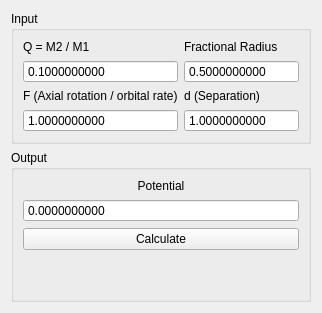
          <widget class="QWidget" name="tab_10">
           <attribute name="title">
            <string>Radius to Potential</string>
           </attribute>
           <layout class="QGridLayout" name="gridLayout_31">
            <item row="1" column="0">
             <widget class="QGroupBox" name="groupBox_22">
              <property name="title">
               <string>Output</string>
              </property>
              <layout class="QGridLayout" name="gridLayout_29">
               <item row="0" column="0">
                <layout class="QVBoxLayout" name="verticalLayout">
                 <item>
                  <widget class="QLabel" name="label_13">
                   <property name="text">
                    <string>Potential</string>
                   </property>
                   <property name="alignment">
                    <set>Qt::AlignCenter</set>
                   </property>
                  </widget>
                 </item>
                 <item>
                  <widget class="QDoubleSpinBox" name="t_pot_pot_otpt">
                   <property name="readOnly">
                    <bool>true</bool>
                   </property>
                   <property name="buttonSymbols">
                    <enum>QAbstractSpinBox::NoButtons</enum>
                   </property>
                   <property name="decimals">
                    <number>10</number>
                   </property>
                   <property name="maximum">
                    <double>99999.000000000000000</double>
                   </property>
                  </widget>
                 </item>
                 <item>
                  <widget class="QPushButton" name="t_calc_pot_btn">
                   <property name="text">
                    <string>Calculate</string>
                   </property>
                  </widget>
                 </item>
                 <item>
                  <spacer name="verticalSpacer_2">
                   <property name="orientation">
                    <enum>Qt::Vertical</enum>
                   </property>
                   <property name="sizeHint" stdset="0">
                    <size>
                     <width>20</width>
                     <height>40</height>
                    </size>
                   </property>
                  </spacer>
                 </item>
                </layout>
               </item>
              </layout>
             </widget>
            </item>
            <item row="0" column="0">
             <widget class="QGroupBox" name="groupBox">
              <property name="title">
               <string>Input</string>
              </property>
              <layout class="QGridLayout" name="gridLayout_28">
               <item row="0" column="0">
                <layout class="QGridLayout" name="gridLayout_23">
                 <item row="1" column="1">
                  <widget class="QDoubleSpinBox" name="t_pot_rad_ipt">
                   <property name="buttonSymbols">
                    <enum>QAbstractSpinBox::NoButtons</enum>
                   </property>
                   <property name="decimals">
                    <number>10</number>
                   </property>
                   <property name="maximum">
                    <double>99999.000000000000000</double>
                   </property>
                   <property name="value">
                    <double>0.500000000000000</double>
                   </property>
                  </widget>
                 </item>
                 <item row="2" column="0">
                  <widget class="QLabel" name="label_4">
                   <property name="text">
                    <string>F (Axial rotation / orbital rate)</string>
                   </property>
                  </widget>
                 </item>
                 <item row="1" column="0">
                  <widget class="QDoubleSpinBox" name="t_pot_q_ipt">
                   <property name="buttonSymbols">
                    <enum>QAbstractSpinBox::NoButtons</enum>
                   </property>
                   <property name="decimals">
                    <number>10</number>
                   </property>
                   <property name="maximum">
                    <double>99999.000000000000000</double>
                   </property>
                   <property name="value">
                    <double>0.100000000000000</double>
                   </property>
                  </widget>
                 </item>
                 <item row="0" column="1">
                  <widget class="QLabel" name="label_3">
                   <property name="text">
                    <string>Fractional Radius</string>
                   </property>
                  </widget>
                 </item>
                 <item row="3" column="1">
                  <widget class="QDoubleSpinBox" name="t_pot_d_ipt">
                   <property name="buttonSymbols">
                    <enum>QAbstractSpinBox::NoButtons</enum>
                   </property>
                   <property name="decimals">
                    <number>10</number>
                   </property>
                   <property name="maximum">
                    <double>99999.000000000000000</double>
                   </property>
                   <property name="value">
                    <double>1.000000000000000</double>
                   </property>
                  </widget>
                 </item>
                 <item row="3" column="0">
                  <widget class="QDoubleSpinBox" name="t_pot_f_ipt">
                   <property name="buttonSymbols">
                    <enum>QAbstractSpinBox::NoButtons</enum>
                   </property>
                   <property name="decimals">
                    <number>10</number>
                   </property>
                   <property name="maximum">
                    <double>99999.000000000000000</double>
                   </property>
                   <property name="value">
                    <double>1.000000000000000</double>
                   </property>
                  </widget>
                 </item>
                 <item row="0" column="0">
                  <widget class="QLabel" name="label_2">
                   <property name="text">
                    <string>Q = M2 / M1</string>
                   </property>
                  </widget>
                 </item>
                 <item row="2" column="1">
                  <widget class="QLabel" name="label_5">
                   <property name="text">
                    <string>d (Separation)</string>
                   </property>
                  </widget>
                 </item>
                </layout>
               </item>
              </layout>
             </widget>
            </item>
           </layout>
          </widget>
